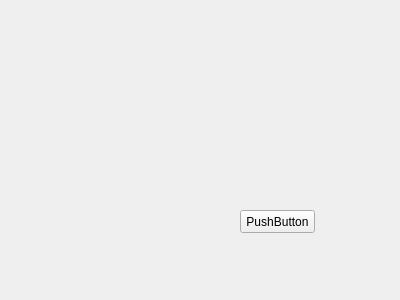
<?xml version="1.0" encoding="UTF-8"?>
<ui version="4.0">
 <class>Widget</class>
 <widget class="QWidget" name="Widget">
  <property name="geometry">
   <rect>
    <x>0</x>
    <y>0</y>
    <width>400</width>
    <height>300</height>
   </rect>
  </property>
  <property name="windowTitle">
   <string>Widget</string>
  </property>
  <widget class="QPushButton" name="pushButton">
   <property name="geometry">
    <rect>
     <x>240</x>
     <y>210</y>
     <width>75</width>
     <height>23</height>
    </rect>
   </property>
   <property name="text">
    <string>PushButton</string>
   </property>
  </widget>
 </widget>
 <layoutdefault spacing="6" margin="11"/>
 <resources/>
 <connections/>
</ui>
